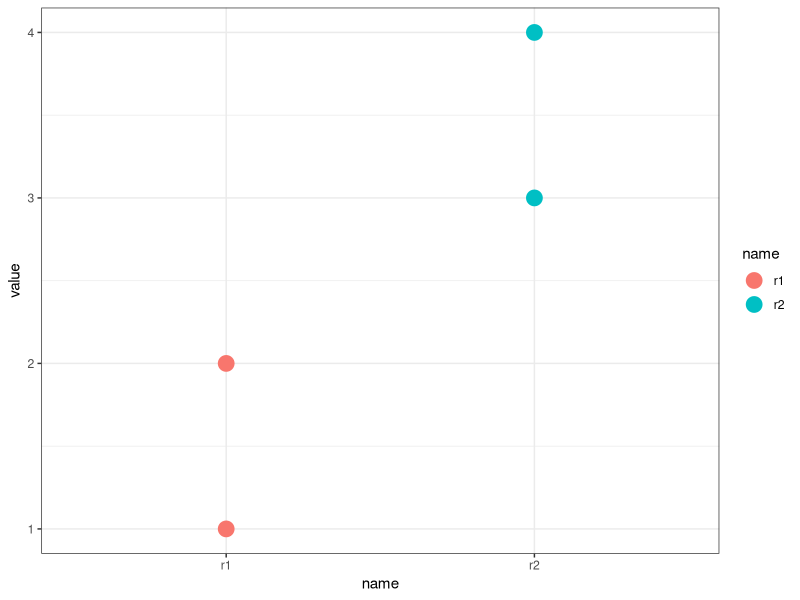
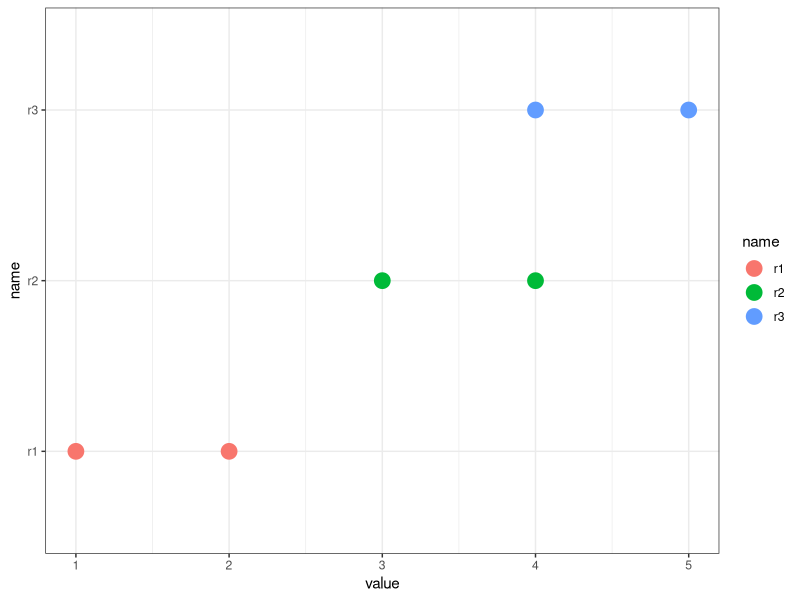

Write the R code that produced these figures, in order.
#####
library(tidyverse)

data <- tibble(id = c("id1", "id2"), r1 = c(1,2) , r2 = c(3, 4))
data

data_longer <- data %>% pivot_longer(cols = c(r1, r2))
data_longer

ggplot(data_longer, aes(x = name, y = value, color = name)) +
  geom_point(size = 5) + theme_bw()

#####

data <- tibble(id = c("id1", "id2"), 
               r1 = c(1 , 2) , 
               r2 = c(3, 4), 
               r3 = c(4, 5))
data

isTRUE(!TRUE)

# todas las columnas menos id
data_longer <- data %>% pivot_longer(-c(id) ) 
data_longer


# de la r1 a la r3
data_longer <- data %>% pivot_longer(cols = c(r1,r2,r3))
data_longer

data_longer <- data %>% pivot_longer(cols = r1:r3)
data_longer

data_longer <- data %>% pivot_longer(cols = c(r1:r3) )
data_longer


# que contenga r
data_longer <- data %>% pivot_longer(contains("r"))
data_longer

data_longer <- data %>% pivot_longer(starts_with("r"))
data_longer


# que use num_range
data_longer <- data %>% pivot_longer(cols = num_range("r", 1:3))
data_longer
# posiciones 2 a 4
data_longer <- data %>% pivot_longer(cols = 2:4)
data_longer
# usando any_of
vars = c("r1","r2", "r3")
data_longer <- data %>% pivot_longer(cols = any_of(vars))
data_longer

# las que sean numericas
data_longer <- data %>% pivot_longer(cols = where(is.numeric))
data_longer

ggplot(data_longer, aes(x = name, y = value, color = name)) +
  geom_point(size = 5) + theme_bw() + coord_flip()

#####